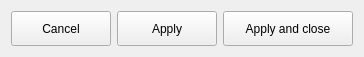
  <widget class="QWidget" name="horizontalLayoutWidget_2">
   <property name="geometry">
    <rect>
     <x>344</x>
     <y>490</y>
     <width>360</width>
     <height>51</height>
    </rect>
   </property>
   <layout class="QHBoxLayout" name="horizontalLayout_2">
    <item>
     <widget class="QPushButton" name="btCancel">
      <property name="minimumSize">
       <size>
        <width>100</width>
        <height>35</height>
       </size>
      </property>
      <property name="maximumSize">
       <size>
        <width>100</width>
        <height>35</height>
       </size>
      </property>
      <property name="toolTip">
       <string>Exit Zcracks</string>
      </property>
      <property name="text">
       <string>Cancel</string>
      </property>
     </widget>
    </item>
    <item>
     <widget class="QPushButton" name="btApply">
      <property name="minimumSize">
       <size>
        <width>100</width>
        <height>35</height>
       </size>
      </property>
      <property name="maximumSize">
       <size>
        <width>100</width>
        <height>35</height>
       </size>
      </property>
      <property name="toolTip">
       <string>Launch crack insertion</string>
      </property>
      <property name="text">
       <string>Apply</string>
      </property>
     </widget>
    </item>
    <item>
     <widget class="QPushButton" name="btApplyClose">
      <property name="minimumSize">
       <size>
        <width>130</width>
        <height>35</height>
       </size>
      </property>
      <property name="maximumSize">
       <size>
        <width>130</width>
        <height>35</height>
       </size>
      </property>
      <property name="toolTip">
       <string>Launch crack insertion and quit</string>
      </property>
      <property name="text">
       <string>Apply and close</string>
      </property>
     </widget>
    </item>
   </layout>
  </widget>
